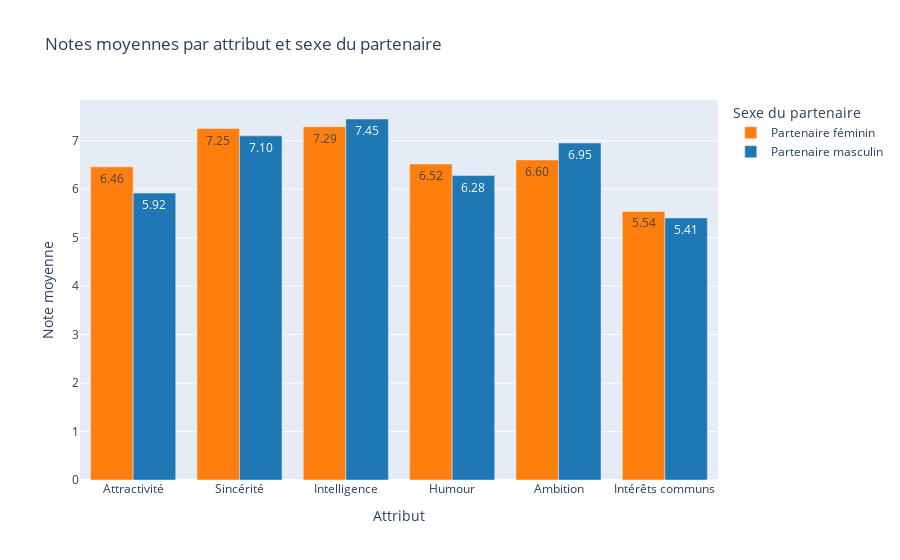

The notebook cell saved with this chart:
### Code cell
# Visualisation
plot_df = means.reset_index().melt(id_vars="index", var_name="Sexe du partenaire", value_name="Note moyenne")
plot_df.rename(columns={"index": "Attribut"}, inplace=True)

attrs_part_fig = px.bar(
    plot_df, 
    x="Attribut", 
    y="Note moyenne", 
    color="Sexe du partenaire",
    barmode="group", 
    title="Notes moyennes par attribut et sexe du partenaire",
    color_discrete_map = {"Partenaire masculin":"#1f77b4", "Partenaire féminin":"#ff7f0e"}
    )

attrs_part_fig.update_traces(
    texttemplate="%{y:.2f}", 
    textposition="inside"
    )

attrs_part_fig.show()

### Figure 1 — Plotly figure (JSON) as saved in the notebook; plotly's stock layout.template omitted (floating-point values rounded to 4 significant figures)
{"data": [{"alignmentgroup": "True", "hovertemplate": "Sexe du partenaire=Partenaire féminin<br>Attribut=%{x}<br>Note moyenne=%{y}<extra></extra>", "legendgroup": "Partenaire féminin", "marker": {"color": "#ff7f0e", "pattern": {"shape": ""}}, "name": "Partenaire féminin", "offsetgroup": "Partenaire féminin", "orientation": "v", "showlegend": true, "textposition": "inside", "texttemplate": "%{y:.2f}", "type": "bar", "x": ["Attractivité", "Sincérité", "Intelligence", "Humour", "Ambition", "Intérêts communs"], "xaxis": "x", "y": [6.46, 7.251, 7.29, 6.52, 6.603, 5.54], "yaxis": "y"}, {"alignmentgroup": "True", "hovertemplate": "Sexe du partenaire=Partenaire masculin<br>Attribut=%{x}<br>Note moyenne=%{y}<extra></extra>", "legendgroup": "Partenaire masculin", "marker": {"color": "#1f77b4", "pattern": {"shape": ""}}, "name": "Partenaire masculin", "offsetgroup": "Partenaire masculin", "orientation": "v", "showlegend": true, "textposition": "inside", "texttemplate": "%{y:.2f}", "type": "bar", "x": ["Attractivité", "Sincérité", "Intelligence", "Humour", "Ambition", "Intérêts communs"], "xaxis": "x", "y": [5.919, 7.1, 7.447, 6.281, 6.953, 5.407], "yaxis": "y"}], "layout": {"barmode": "group", "legend": {"title": {"text": "Sexe du partenaire"}, "tracegroupgap": 0}, "title": {"text": "Notes moyennes par attribut et sexe du partenaire"}, "xaxis": {"anchor": "y", "domain": [0, 1], "title": {"text": "Attribut"}}, "yaxis": {"anchor": "x", "domain": [0, 1], "title": {"text": "Note moyenne"}}}}
